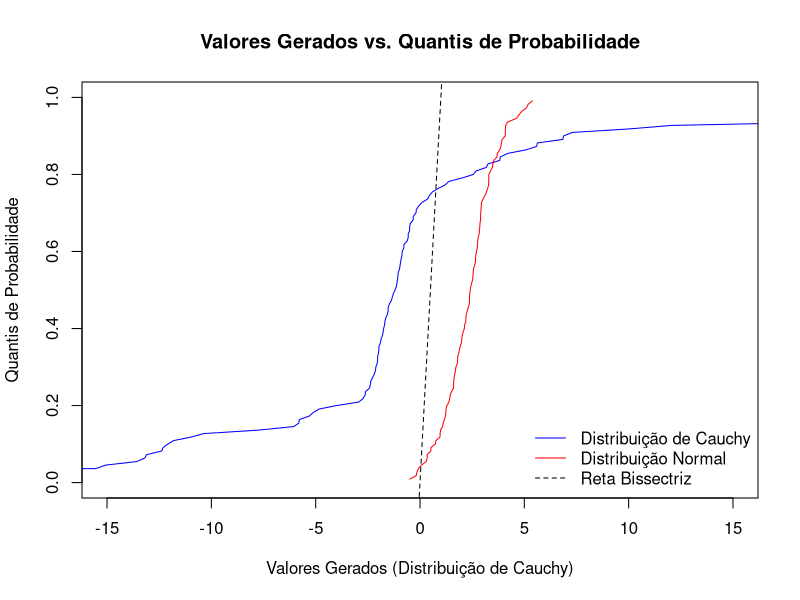

Here is the R script that generated this plot:
# Fixar a semente
set.seed(1961)

# Definir os parâmetros da distribuição de Cauchy
localizacao_cauchy <- -1.4
escala_cauchy <- 1.8

# Gerar a amostra da distribuição de Cauchy
amostra_cauchy <- rcauchy(109, location = localizacao_cauchy, scale = escala_cauchy)

# Ordenar os valores da amostra de Cauchy
amostra_ordenada_cauchy <- sort(amostra_cauchy)

# Gerar os quantis de probabilidade da distribuição de Cauchy
quantis_cauchy <- seq(1, 109) / (109 + 1)

# Gerar uma amostra da distribuição normal
amostra_normal <- rnorm(109, mean = 2.2, sd = sqrt(1.8))

# Ordenar os valores da amostra normal
amostra_ordenada_normal <- sort(amostra_normal)

# Gerar os quantis de probabilidade da distribuição normal
quantis_normal <- seq(1, 109) / (109 + 1)

# Criar o gráfico
plot(amostra_ordenada_cauchy, quantis_cauchy, type = "l", col = "blue",
     xlab = "Valores Gerados (Distribuição de Cauchy)", ylab = "Quantis de Probabilidade",
     main = "Valores Gerados vs. Quantis de Probabilidade",
     xlim = c(-15, 15), ylim = c(0, 1))
lines(amostra_ordenada_normal, quantis_normal, type = "l", col = "red")
abline(a = 0, b = 1, lty = 2)

# Adicionar legenda
legend("bottomright", legend = c("Distribuição de Cauchy", "Distribuição Normal", "Reta Bissectriz"),
       col = c("blue", "red", "black"), lty = c(1, 1, 2), bty = "n")